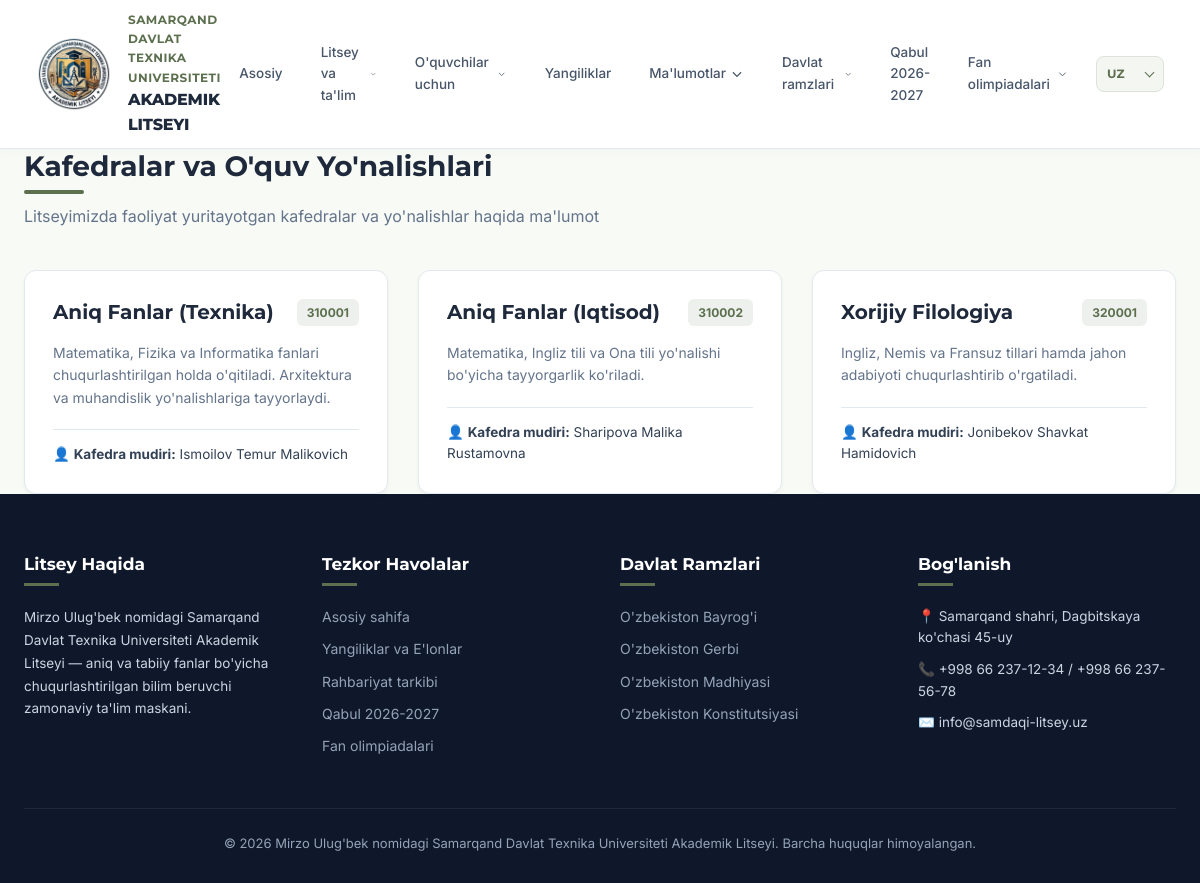
The page /kafedralar/ on the database its author committed.
### main/models.py (models this page shows, shortened)
class Department(models.Model):
    name = models.CharField(max_length=150, verbose_name="Kafedra / Yo'nalish nomi (O'zbekcha)")
    name_ru = models.CharField(max_length=150, default="", verbose_name="Kafedra / Yo'nalish nomi (Ruscha)")
    name_en = models.CharField(max_length=150, default="", verbose_name="Kafedra / Yo'nalish nomi (Inglizcha)")
    code = models.CharField(max_length=50, blank=True, verbose_name="Kodi / Yo'nalishi")
    description = models.TextField(verbose_name="Tavsifi (O'zbekcha)")
    description_ru = models.TextField(default="", verbose_name="Tavsifi (Ruscha)")
    description_en = models.TextField(default="", verbose_name="Tavsifi (Inglizcha)")
    image = models.ImageField(upload_to='departments/', blank=True, null=True, verbose_name="Rasm")
    head_name = models.CharField(max_length=150, blank=True, verbose_name="Kafedra mudiri (O'zbekcha)")
    head_name_ru = models.CharField(max_length=150, blank=True, default="", verbose_name="Kafedra mudiri (Ruscha)")
    head_name_en = models.CharField(max_length=150, blank=True, default="", verbose_name="Kafedra mudiri (Inglizcha)")
    class Meta:
        verbose_name = "Kafedra / Yo'nalish"
        verbose_name_plural = "Kafedralar va Yo'nalishlar"

### main/views.py (the view)
# urls.py: path('kafedralar/', views.departments_view, name='departments'),
def departments_view(request):
    departments = Department.objects.all()
    return render(request, 'departments.html', {'departments': departments})

### main/templatetags/language_tags.py (called while the page is built)
@register.simple_tag(takes_context=True)
def localized(context, instance, field_name):
    language_code = context['request'].LANGUAGE_CODE
    if language_code in {'ru', 'en'}:
        translated_value = getattr(instance, f'{field_name}_{language_code}', '')
        if translated_value:
            return translated_value
    return getattr(instance, field_name, '')

@register.simple_tag(takes_context=True)
def ui(context, text):
    language_code = context['request'].LANGUAGE_CODE
    return UI_TRANSLATIONS.get(text, {}).get(language_code, text)

### templates/departments.html (shortened to what this page needs)
{% extends 'base.html' %}
{% load static %}
{% load language_tags %}
{% block content %}
<div class="container section-padding">
  <div style="margin-bottom: 40px;">
    <h1 class="section-title">{% ui "Kafedralar va O'quv Yo'nalishlari" %}</h1>
    <p style="color: var(--text-muted); margin-top: 10px;">Litseyimizda faoliyat yuritayotgan kafedralar va yo'nalishlar haqida ma'lumot</p>
  </div>
  <div style="display: grid; grid-template-columns: repeat(auto-fill, minmax(350px, 1fr)); gap: 30px;">
    {% for dept in departments %}
      <div style="background: #ffffff; border-radius: var(--radius); border: 1px solid var(--border-color); box-shadow: var(--shadow-sm); overflow: hidden; padding: 28px;">
        <div style="display: flex; justify-content: space-between; align-items: center; margin-bottom: 16px;">
          <h2 style="font-size: 20px; color: var(--secondary-color);">{% localized dept 'name' %}</h2>
          {% if dept.code %}
            <span style="background: rgba(92, 111, 78, 0.1); color: var(--primary-color); font-weight: 700; padding: 4px 10px; border-radius: 6px; font-size: 12px;">{{ dept.code }}</span>
          {% endif %}
        </div>
        <p style="color: var(--text-muted); font-size: 14px; line-height: 1.6; margin-bottom: 20px;">
          {% localized dept 'description' %}
        </p>
        {% if dept.head_name %}
          <div style="border-top: 1px solid var(--border-color); padding-top: 14px; font-size: 13.5px; color: #334155;">
            👤 <strong>Kafedra mudiri:</strong> {% localized dept 'head_name' %}
          </div>
        {% endif %}
      </div>
    {% empty %}
      <p style="color: var(--text-muted);">Kafedralar ma'lumotlari tez orada joylashtiriladi.</p>
    {% endfor %}
  </div>
</div>
{% endblock %}

### static/css/style.css (style rules this page uses)
:root { --primary-color: #5c6f4e; --primary-hover: #48593c; --secondary-color: #1e293b; --accent-gold: #d97706; --bg-light: #f8faf6; --card-bg: #ffffff; --text-dark: #1e293b; --text-muted: #64748b; --border-color: #e2e8f0; --shadow-sm: 0 2px 4px rgba(0,0,0,0.04); --shadow-md: 0 4px 12px rgba(0,0,0,0.08); --shadow-lg: 0 12px 28px rgba(0,0,0,0.12); --radius: 12px; --transition: all 0.3s cubic-bezier(0.4, 0, 0.2, 1); }
* { margin: 0; padding: 0; box-sizing: border-box; }
body { font-family: 'Inter', sans-serif; color: var(--text-dark); background-color: var(--bg-light); line-height: 1.6; }
h1, h2, h3, h4, h5, h6 { font-family: 'Montserrat', sans-serif; font-weight: 700; line-height: 1.25; }
.section-padding { padding: 70px 0; }
.container { max-width: 1300px; margin: 0 auto; padding: 0 24px; }
.section-title { font-size: 28px; color: var(--secondary-color); position: relative; padding-bottom: 10px; }
.section-title::after { content: ''; position: absolute; bottom: 0; left: 0; width: 60px; height: 4px; background: var(--primary-color); border-radius: 2px; }

### rows shown on the page
Department: name "Aniq Fanlar (Texnika)", code "310001", description "Matematika, Fizika va Informatika fanlari chuqurlashtirilgan holda o'qitiladi. Arxitektura va muhandislik yo'nalishlariga tayyorlaydi.", head_name "Ismoilov Temur Malikovich"
Department: name "Aniq Fanlar (Iqtisod)", code "310002", description "Matematika, Ingliz tili va Ona tili yo'nalishi bo'yicha tayyorgarlik ko'riladi.", head_name "Sharipova Malika Rustamovna"
Department: name "Xorijiy Filologiya", code "320001", description "Ingliz, Nemis va Fransuz tillari hamda jahon adabiyoti chuqurlashtirib o'rgatiladi.", head_name "Jonibekov Shavkat Hamidovich"
